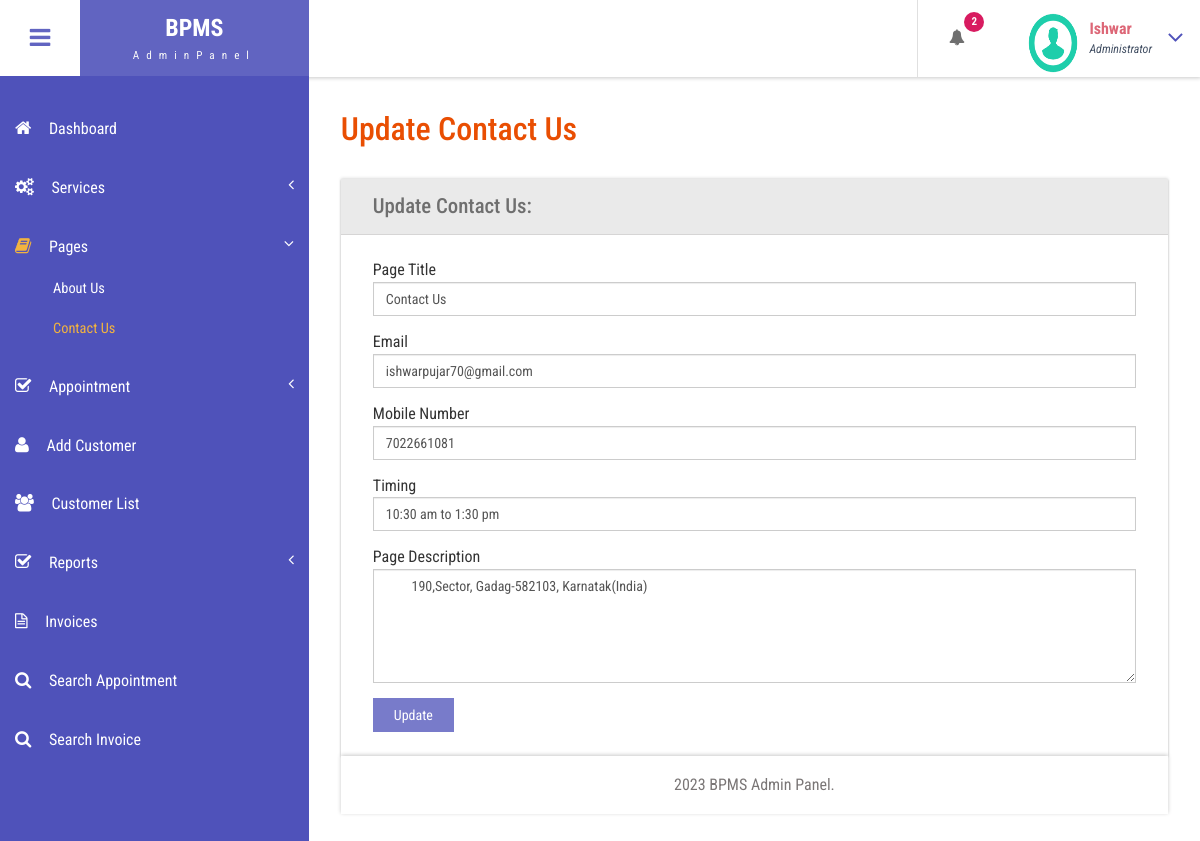
The page /admin/contact-us.php (signed in) on the database its author committed.
### tables this page shows
CREATE TABLE `tblpage` (
  `ID` int(10) NOT NULL,
  `PageType` varchar(200) DEFAULT NULL,
  `PageTitle` mediumtext DEFAULT NULL,
  `PageDescription` mediumtext DEFAULT NULL,
  `Email` varchar(200) DEFAULT NULL,
  `MobileNumber` bigint(10) DEFAULT NULL,
  `UpdationDate` date DEFAULT NULL,
  `Timing` varchar(200) NOT NULL
);

### admin/contact-us.php (the view, shortened to what this page needs)
<?php
include('includes/dbconnection.php');
if (strlen($_SESSION['bpmsaid']==0)) {
  header('location:logout.php');
  } else{
  ?>
<!DOCTYPE HTML>
<html>
<head>
<link href="css/bootstrap.css" rel='stylesheet' type='text/css' />
<link href="css/style.css" rel='stylesheet' type='text/css' />
<link href="css/font-awesome.css" rel="stylesheet">
<link href="css/animate.css" rel="stylesheet" type="text/css" media="all">
<link href="css/custom.css" rel="stylesheet">
</head>
<body class="cbp-spmenu-push">
	<div class="main-content">
		 <?php include_once('includes/sidebar.php');?>
	 <?php include_once('includes/header.php');?>
		<div id="page-wrapper">
			<div class="main-page">
				<div class="forms">
					<h3 class="title1">Update Contact Us</h3>
					<div class="form-grids row widget-shadow" data-example-id="basic-forms">
						<div class="form-title">
							<h4>Update Contact Us:</h4>
						</div>
						<div class="form-body">
							<form method="post">
  <?php
$ret=mysqli_query($con,"select * from  tblpage where PageType='contactus'");
while ($row=mysqli_fetch_array($ret)) {
?>
							 <div class="form-group"> <label for="exampleInputEmail1">Page Title</label> <input type="text" class="form-control" name="pagetitle" id="pagetitle" value="<?php  echo $row['PageTitle'];?>" required="true"> </div><div class="form-group"> <label for="exampleInputEmail1">Email</label> <input type="text" class="form-control" name="email" id="email" value="<?php  echo $row['Email'];?>" required="true"> </div><div class="form-group"> <label for="exampleInputEmail1">Mobile Number</label> <input type="text" class="form-control" name="mobnumber" id="mobnumber" value="<?php  echo $row['MobileNumber'];?>" required="true"> </div><div class="form-group"> <label for="exampleInputEmail1">Timing</label> <input type="text" class="form-control" name="timing" id="timing" value="<?php  echo $row['Timing'];?>" required="true"> </div> <div class="form-group"> <label for="exampleInputPassword1">Page Description</label> <textarea name="pagedes" id="pagedes" rows="5" class="form-control">
        <?php  echo $row['PageDescription'];?></textarea> </div>
							 <?php } ?>
							  <button type="submit" name="submit" class="btn btn-default">Update</button> </form>
						</div>
					</div>
			</div>
		</div>
		 <?php include_once('includes/footer.php');?>
	</div>
</body>
</html>
<?php } ?>

### admin/includes/header.php (shortened to what this page needs)
<div class="sticky-header header-section ">
      <div class="header-left">
        <button id="showLeftPush"><i class="fa fa-bars"></i></button>
        <div class="logo">
          <a href="index.html">
            <h1>BPMS</h1>
            <span>AdminPanel</span>
          </a>
        </div>
      </div>
      <div class="header-right">
        <div class="profile_details_left">
          <ul class="nofitications-dropdown">
            <?php
$ret1=mysqli_query($con,"select ID,Name from  tblappointment where Status=''");
$num=mysqli_num_rows($ret1);
?>
            <li class="dropdown head-dpdn">
              <a href="#" class="dropdown-toggle" data-toggle="dropdown" aria-expanded="false"><i class="fa fa-bell"></i><span class="badge blue"><?php echo $num;?></span></a>
            </li>
          </ul>
          <div class="clearfix"> </div>
        </div>
        <div class="profile_details">
        <?php
$adid=$_SESSION['bpmsaid'];
$ret=mysqli_query($con,"select AdminName from tbladmin where ID='$adid'");
$row=mysqli_fetch_array($ret);
$name=$row['AdminName'];
?>
          <ul>
            <li class="dropdown profile_details_drop">
              <a href="#" class="dropdown-toggle" data-toggle="dropdown" aria-expanded="false">
                <div class="profile_img">
                  <span class="prfil-img"><img src="images/download (1).png" alt="" width="50" height="60"> </span>
                  <div class="user-name">
                    <p><?php echo $name; ?></p>
                    <span>Administrator</span>
                  </div>
                  <i class="fa fa-angle-down lnr"></i>
                  <div class="clearfix"></div>
                </div>
              </a>
            </li>
          </ul>
        </div>
      </div>
      <div class="clearfix"> </div>
    </div>

### admin/css/style.css (style rules this page uses)
h4, h5, h6, h1, h2, h3 { margin: 0; }
ul, ol { margin: 0; }
p { margin: 0; }
html, body { font-family: 'Roboto Condensed', sans-serif; font-size: 100%; overflow-x: hidden; background: #fff; }
body a { transition: 0.5s all ease; -webkit-transition: 0.5s all ease; -moz-transition: 0.5s all ease; -o-transition: 0.5s all ease; -ms-transition: 0.5s all ease; text-decoration:none; }
h1,h2,h3,h4,h5,h6 { margin:0; }
p { margin:0; }
ul,label { margin:0; padding:0; }
.main-content { position: relative; }
.sticky-header { position: fixed; top: 0; left:0px; width: 100%; z-index: 100; }
.header-section { background:#FFF; box-shadow: 1px 1px 4px rgba(0, 0, 0, 0.21); -webkit-box-shadow: 1px 1px 4px rgba(0, 0, 0, 0.21); -moz-box-shadow: 1px 1px 4px rgba(0, 0, 0, 0.21); -o-box-shadow: 1px 1px 4px rgba(0, 0, 0, 0.21); }
.header-section::after { clear: both; display: block; content: ''; }
.header-left { float: left; width: 45%; }
.header-right { float: right; }
button#showLeftPush { font-size: 1.5em; width: 80px; padding: 0.87em 0; text-align: center; cursor: pointer; float: left; color: #6F6F6F; -moz-transition: all 0.2s ease-out 0s; -webkit-transition: all 0.2s ease-out 0s; transition: all 0.2s ease-out 0s; border: none; background-color: #fff; outline:none; }
.cbp-spmenu-push { overflow-x: hidden; position: relative; }
.cbp-spmenu, .cbp-spmenu-push { -webkit-transition: all 0.3s ease; -moz-transition: all 0.3s ease; transition: all 0.3s ease; }
.cbp-spmenu-push div#page-wrapper { margin: 0 0 0 19.3em; transition:.5s all; -webkit-transition:.5s all; -moz-transition:.5s all; }
.fa { display: inline-block; font-family: FontAwesome; font-style: normal; font-weight: normal; line-height: 1; -webkit-font-smoothing: antialiased; -moz-osx-font-smoothing: grayscale; }
.logo { background: #6164C1; text-align: center; float: left; }
.logo a { padding: 0.9em 3.3em .7em; display: block; text-decoration: none; }
.logo a h1 { color: #fff; font-size: 1.5em; line-height: 1.2em; font-weight: 700; }
.logo a span { color: #F8F8F8; font-size: .7em; text-align: center; letter-spacing: 7px; }
.profile_details_left { float: left; }
li.dropdown.head-dpdn { display: inline-block; padding: 1.7em 0; border-left: 1px solid #E0E0E0; float: left; }
li.dropdown.head-dpdn a.dropdown-toggle { padding: 1.7em 2em; }
i.fa.fa-bell { color:#6F6F6F; }
.header-right span.badge { font-size: 11px; font-weight: bold; color: #FFF; background: #8BC34A; line-height: 15px; width: 20px; height: 20px; border-radius: 2em; -webkit-border-radius: 2em; -moz-border-radius: 2em; -o-border-radius: 2em; text-align: center; display: inline-block; position: absolute; top: 16%; padding: 2px 0 0; }
.header-right span.blue { background-color:#D81B60; }
.profile_details { float: right; }
.profile_details_drop a.dropdown-toggle { display:block; padding: 0.8em 3em 0 2em; }
.profile_img span.prfil-img { float:left; }
.user-name { float:left; margin-top:8px; margin-left:11px; height:35px; }
.profile_details ul li { list-style-type:none; position:relative; }
.profile_details li a i.fa.lnr { position: absolute; top: 34%; right: 8%; color: #4F52BA; font-size: 1.6em; }
.user-name p { font-size:1em; color:#DD6777; line-height:1em; font-weight:700; }
.user-name span { font-size: .75em; font-style: italic; color: #424f63; font-weight: normal; margin-top: .3em; }
.charts,.row { margin: 2em 0 0; }
.widget-shadow { background-color: #fff; box-shadow: 0 -1px 3px rgba(0,0,0,.12),0 1px 2px rgba(0,0,0,.24); -webkit-box-shadow: 0 -1px 3px rgba(0,0,0,.12),0 1px 2px rgba(0,0,0,.24); -moz-box-shadow: 0 -1px 3px rgba(0,0,0,.12),0 1px 2px rgba(0,0,0,.24); }
h3.title1 { font-size: 2em; color: #e94e02; margin-bottom: 0.8em; }
.forms h3.title1 { margin-bottom:0; }
.forms h4 { font-size: 1.3em; color: #6F6F6F; }
.form-title { padding: 1em 2em; background-color: #EAEAEA; border-bottom: 1px solid #D6D5D5; }
.form-body { padding: 1.5em 2em; }
.forms label { font-weight: 400; }
.form-control { border-radius: inherit; }
.forms button.btn.btn-default { background-color: rgba(97, 100, 193, 0.85); color: #fff; padding: .5em 1.5em; border: none; outline:none; border-radius: inherit; }

### admin/css/custom.css (style rules this page uses)
#page-wrapper { padding:7em 2em 2.5em; background-image:url(background-image: url('images/be.jpg'); }

### rows shown on the page
tblpage: pagetitle "Contact Us", email "ishwarpujar70@gmail.com", mobnumber "7022661081", timing "10:30 am to 1:30 pm", pagedes "190,Sector, Gadag-582103, Karnatak(India)"

### other values the page prints
$num "2"
$name "Ishwar"
